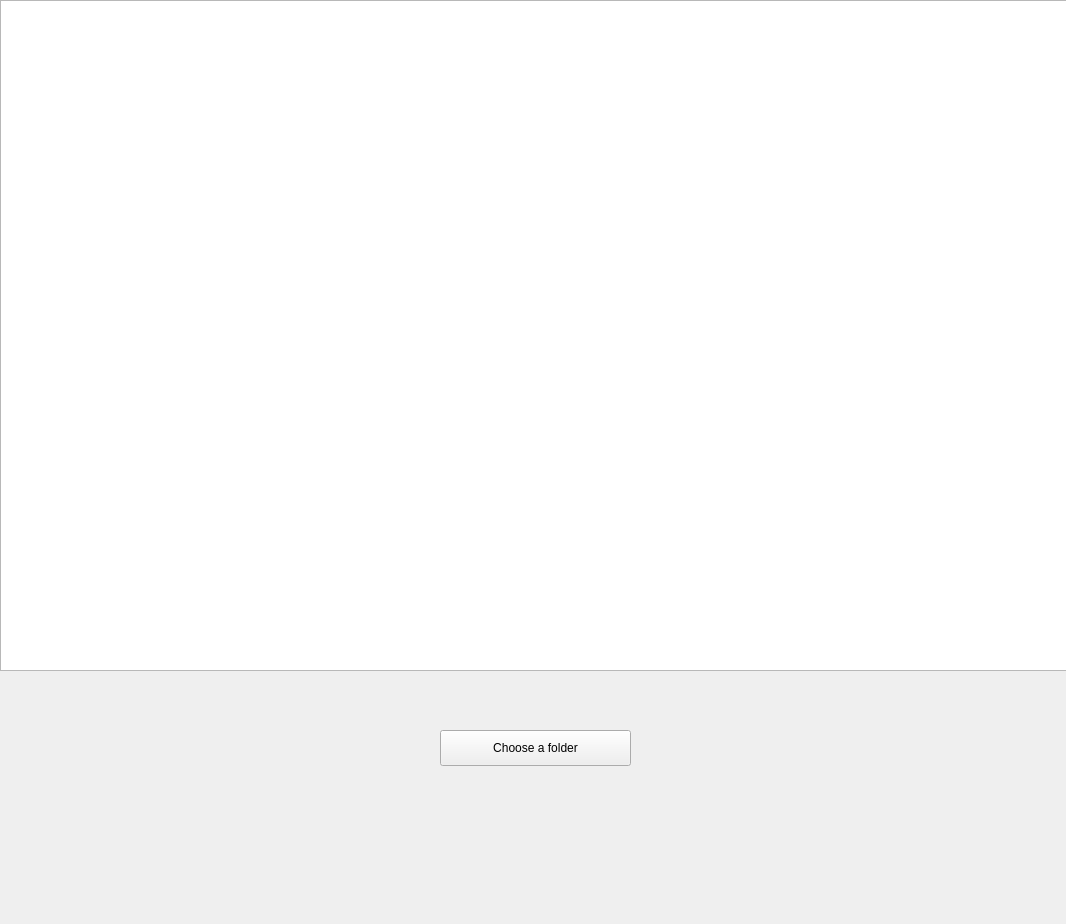
<?xml version="1.0" encoding="UTF-8"?>
<ui version="4.0">
 <class>Form</class>
 <widget class="QWidget" name="Form">
  <property name="windowModality">
   <enum>Qt::WindowModal</enum>
  </property>
  <property name="geometry">
   <rect>
    <x>0</x>
    <y>0</y>
    <width>1066</width>
    <height>924</height>
   </rect>
  </property>
  <property name="windowTitle">
   <string>Form</string>
  </property>
  <widget class="QWidget" name="verticalLayoutWidget">
   <property name="geometry">
    <rect>
     <x>0</x>
     <y>0</y>
     <width>1071</width>
     <height>671</height>
    </rect>
   </property>
   <layout class="QVBoxLayout" name="verticalLayout">
    <item>
     <widget class="QTextEdit" name="textEdit"/>
    </item>
   </layout>
  </widget>
  <widget class="QPushButton" name="pushButton">
   <property name="geometry">
    <rect>
     <x>440</x>
     <y>730</y>
     <width>191</width>
     <height>36</height>
    </rect>
   </property>
   <property name="text">
    <string>Choose a folder</string>
   </property>
  </widget>
 </widget>
 <resources/>
 <connections/>
</ui>
